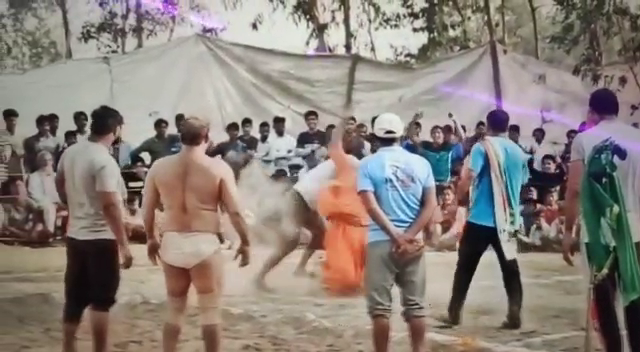
#> input picture frame 41 of Used Images/VD.mp4, 640 x 352 px
$ python Find_and_Draw_Contours_using_opencv_python.py
#> lines starting #> are read from the running program, lines starting #| are printed output that depends on the picture; after the words box and inside, x2 and y2 are one past the last pixel; in counts of white or black regions, pixels touching at a corner belong together
import cv2
import numpy as np

cap = cv2.VideoCapture('VD.mp4')
ret, frame1 = cap.read()
#> frame1 is the input picture: shape (352, 640, 3); mean B, G, R 122.6, 129.3, 139.3
ret, frame2 = cap.read()
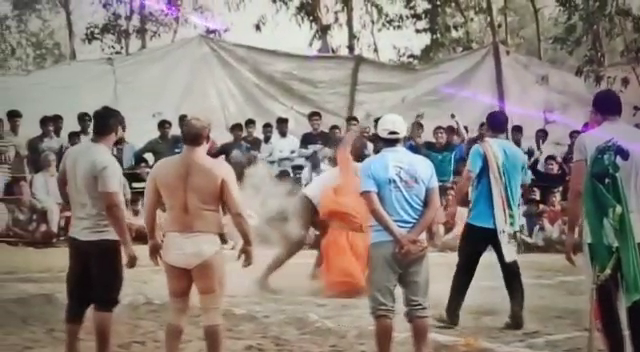
#> input picture frame 42 of Used Images/VD.mp4, 640 x 352 px
#> frame2 is the input picture: shape (352, 640, 3); mean B, G, R 122.4, 129, 139.1

while cap.isOpened():
    diff = cv2.absdiff(frame1, frame2)
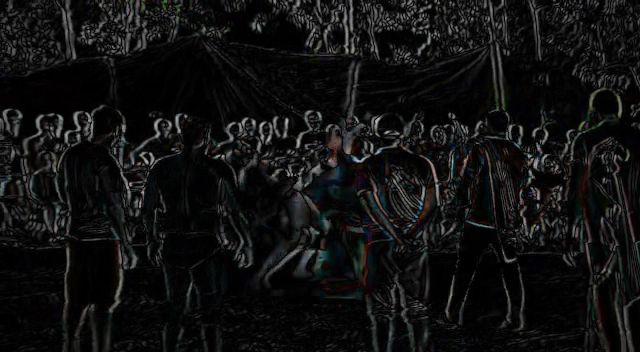
#> diff: shape (352, 640, 3); mean B, G, R 17.2, 17.3, 17.1
    gray = cv2.cvtColor(diff, cv2.COLOR_BGR2GRAY)
    blur = cv2.GaussianBlur(gray, (5, 5), 0)
    _, thresh = cv2.threshold(blur, 20, 255, cv2.THRESH_BINARY)
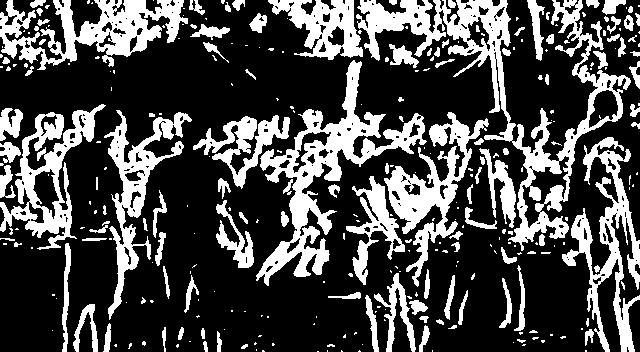
#> thresh: shape (352, 640); 29.2% white; 307 white regions (191 under 20 px), largest, box (x1, y1, x2, y2) and area: (356, 0, 631, 251) 11628, (256, 60, 427, 286) 8319, (0, 0, 188, 70) 5823
    dilated = cv2.dilate(thresh, None, iterations=3)
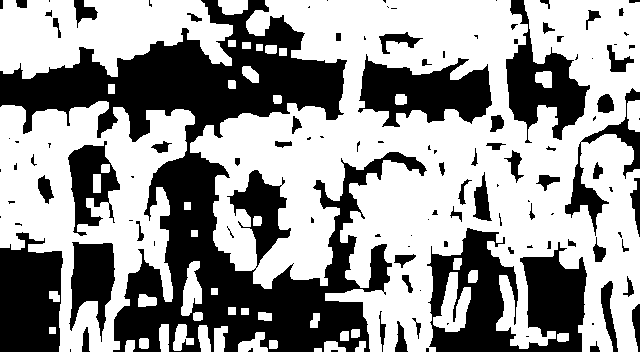
#> dilated: shape (352, 640); 59.7% white; 120 black regions (56 under 20 px)
    contours, _ = cv2.findContours(dilated, cv2.RETR_TREE, cv2.CHAIN_APPROX_SIMPLE)
#> contours = 149 contours, 40 with area under 20; largest, box (x1, y1, x2, y2) and area: (190, 0, 640, 352) 101646, (0, 101, 195, 352) 29425, (0, 0, 233, 79) 12241, (357, 53, 493, 128) 6129, (68, 241, 116, 343) 2900
    #cv2.drawContours(frame1, contours, -1, (0, 255, 0), 2)
    for contour in contours:
        (x, y, w, h) = cv2.boundingRect(contour)

        if cv2.contourArea(contour) < 700:
            continue

        cv2.rectangle(frame1, (x, y), (x+w, y+h), (0, 255, 0), 2)
        cv2.putText(frame1, "Status: {}".format('Movement'), (10, 20), cv2.FONT_HERSHEY_SIMPLEX, 1, (0, 0, 255), 3)
#> this loop made 149 passes
#> (x, y, w, h) on passes 2, 3, 4, 5, 6, 7, 8, 9, 10, 12, 13, 14: (355, 341, 11, 11), (324, 341, 22, 11), (269, 340, 9, 9), (125, 340, 10, 12), (139, 338, 10, 11), (557, 333, 12, 9), (238, 332, 30, 20), (340, 331, 9, 10), (351, 329, 9, 9), (214, 326, 14, 26), (198, 325, 13, 27), (173, 324, 21, 27)
#> (contour, x, y, w, h) on passes 1, 11, 19, 20, 23, 29: ([[314, 348], [314, 351], [321, 351], [321, 348]], 314, 348, 8, 4), ([[49, 327], [49, 333], [55, 333], [55, 327]], 49, 327, 7, 7), ([[241, 308], [241, 314], [248, 314], [248, 308]], 241, 308, 8, 7), ([[228, 307], [228, 314], [235, 314], [235, 307]], 228, 307, 8, 8), ([[211, 288], [211, 294], [217, 294], [217, 288]], 211, 288, 7, 7), ([[191, 230], [191, 236], [197, 236], [197, 230]], 191, 230, 7, 7)
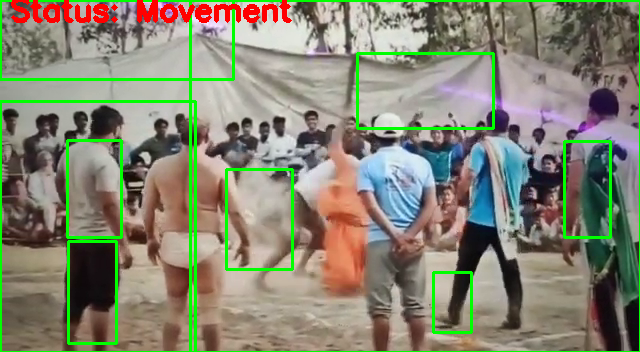
#> frame1: shape (352, 640, 3); 6.51% of pixels changed, all inside (x1, y1, x2, y2) = (0, 0, 640, 352)

    cv2.imshow('feed', frame1)
    frame1 = frame2
    ret, frame2 = cap.read()
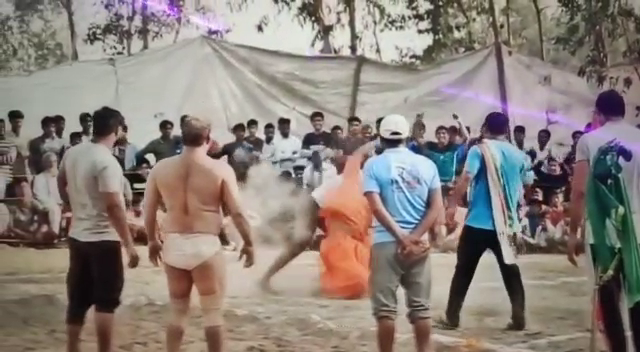
#> input picture frame 43 of Used Images/VD.mp4, 640 x 352 px
#> frame2 is the input picture: shape (352, 640, 3); mean B, G, R 122.7, 129.1, 139.4

    if cv2.waitKey(40) == 27:
#> (key Esc is pressed here)
        break

#> (the run stopped early here; a loop or call above may not have finished)

$ run again, starting later in the video
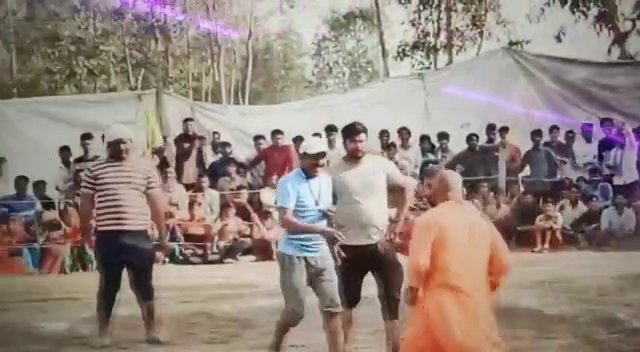
#> input picture frame 188 of Used Images/VD.mp4, 640 x 352 px
#> frame1 is the input picture: shape (352, 640, 3); mean B, G, R 125, 132.9, 147.3
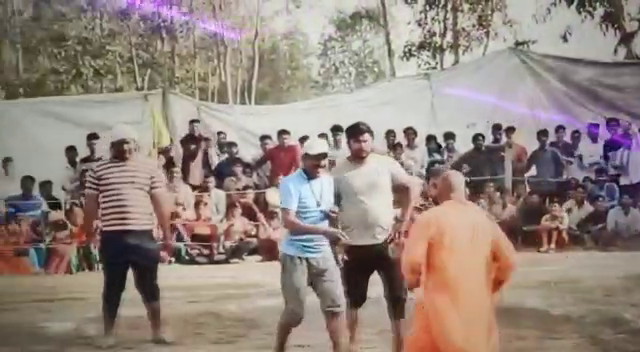
#> input picture frame 189 of Used Images/VD.mp4, 640 x 352 px
#> frame2 is the input picture: shape (352, 640, 3); mean B, G, R 125.5, 133.3, 147.6
#> thresh: shape (352, 640); 36.7% white; 293 white regions (185 under 20 px), largest, box (x1, y1, x2, y2) and area: (59, 0, 397, 352) 28824, (338, 115, 640, 352) 20564, (0, 131, 141, 335) 9395
#> dilated: shape (352, 640); 63.7% white; 118 black regions (75 under 20 px)
#> contours = 137 contours, 65 with area under 20; largest, box (x1, y1, x2, y2) and area: (0, 0, 640, 352) 159036, (205, 42, 595, 154) 14596, (102, 154, 153, 311) 2996, (341, 189, 400, 301) 1862, (352, 157, 393, 222) 1070
#> the loop `for contour in contours:` made 137 passes
#> (x, y, w, h) on passes 1, 2, 3, 4, 5, 8, 9, 10: (466, 346, 13, 6), (437, 343, 10, 9), (455, 340, 10, 9), (100, 339, 15, 11), (563, 333, 17, 19), (195, 330, 10, 8), (606, 328, 9, 9), (66, 321, 11, 12)
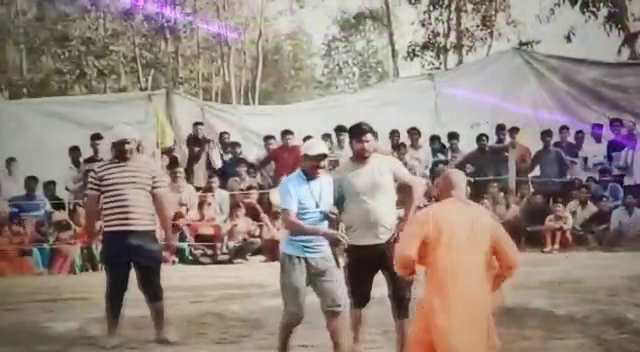
#> input picture frame 190 of Used Images/VD.mp4, 640 x 352 px
#> frame2 is the input picture: shape (352, 640, 3); mean B, G, R 125.8, 133.7, 147.8

$ run again, starting later in the video
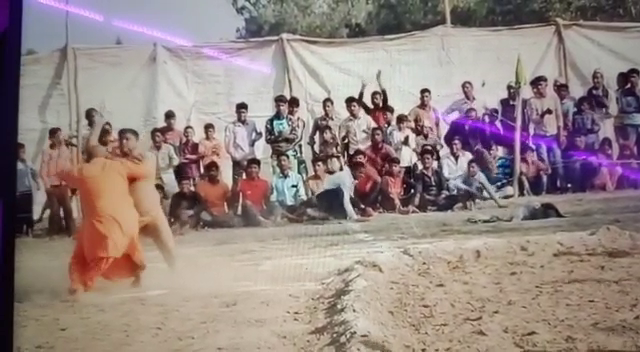
#> input picture frame 335 of Used Images/VD.mp4, 640 x 352 px
#> frame1 is the input picture: shape (352, 640, 3); mean B, G, R 130.9, 134.2, 149.6
#> `_, thresh = cv2.threshold(blur, 20, 255, cv2.THRESH_BINARY)`:
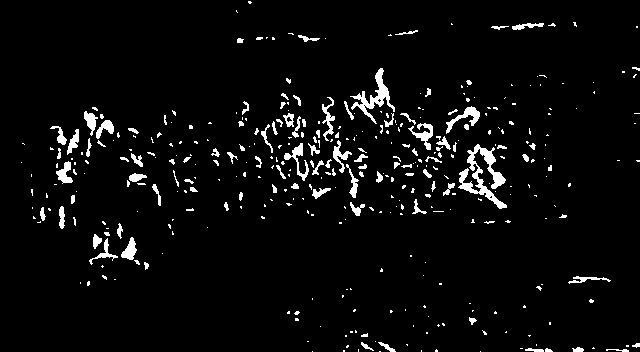
#> thresh: shape (352, 640); 4.3% white; 385 white regions (283 under 20 px), largest, box (x1, y1, x2, y2) and area: (458, 144, 507, 209) 1037, (350, 68, 395, 124) 632, (446, 106, 480, 134) 283
#> dilated: shape (352, 640); 19.5% white; 135 white regions
#> contours = 166 contours, 25 with area under 20; largest, box (x1, y1, x2, y2) and area: (341, 65, 515, 212) 9906, (251, 90, 385, 219) 7860, (47, 104, 123, 188) 2970, (86, 218, 152, 273) 1762, (117, 146, 164, 209) 1186
#> the loop `for contour in contours:` made 166 passes
#> (x, y, w, h) on passes 4 to 6: (432, 346, 9, 6), (589, 344, 9, 8), (569, 344, 18, 8)
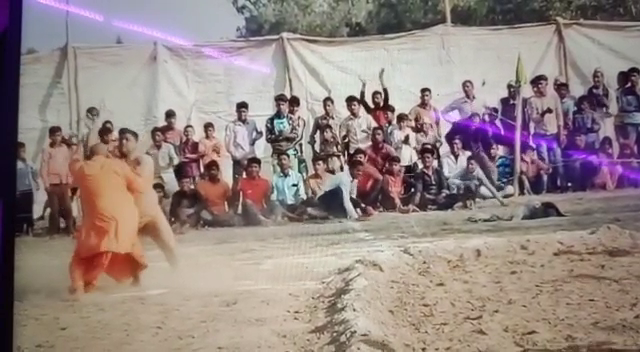
#> input picture frame 337 of Used Images/VD.mp4, 640 x 352 px
#> frame2 is the input picture: shape (352, 640, 3); mean B, G, R 131.2, 134.5, 149.8
